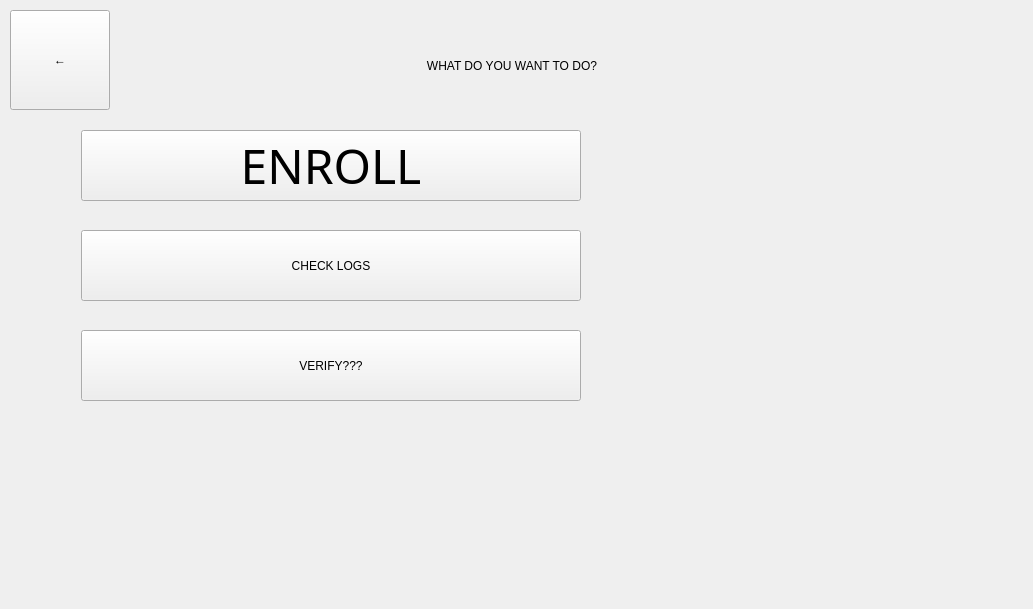
   <widget class="QWidget" name="settings">
    <widget class="QLabel" name="background_set">
     <property name="geometry">
      <rect>
       <x>0</x>
       <y>0</y>
       <width>1024</width>
       <height>600</height>
      </rect>
     </property>
     <property name="text">
      <string/>
     </property>
     <property name="pixmap">
      <pixmap>graphic/emoto2.png</pixmap>
     </property>
    </widget>
    <widget class="QLabel" name="label_set">
     <property name="geometry">
      <rect>
       <x>195</x>
       <y>30</y>
       <width>634</width>
       <height>71</height>
      </rect>
     </property>
     <property name="styleSheet">
      <string notr="true">	border-style: solid;
	border-color: rgb(146, 150, 150);
	border-width: 3px;
	border-radius: 16px;
	color: rgb(146, 150, 150);
	font: 300 36pt &quot;Calibri Light&quot;;
	background-image (&quot;C:\Users\mjszo\Desktop\1\graphic\blang.png&quot;)
   </string>
     </property>
     <property name="text">
      <string>WHAT DO YOU WANT TO DO?</string>
     </property>
     <property name="alignment">
      <set>Qt::AlignCenter</set>
     </property>
    </widget>
    <widget class="QPushButton" name="button_set1">
     <property name="geometry">
      <rect>
       <x>81</x>
       <y>130</y>
       <width>500</width>
       <height>71</height>
      </rect>
     </property>
     <property name="font">
      <font>
       <family>Calibri Light</family>
       <pointsize>36</pointsize>
       <italic>false</italic>
       <bold>false</bold>
      </font>
     </property>
     <property name="styleSheet">
      <string notr="true">	border-style: solid;
	border-width: 3px;
	border-radius: 16px;
	color: rgb(146, 150, 150);
	font: 300 36pt &quot;Calibri Light&quot;;
	background-image (&quot;C:\Users\mjszo\Desktop\1\graphic\blang.png&quot;)</string>
     </property>
     <property name="text">
      <string>ENROLL</string>
     </property>
    </widget>
    <widget class="QPushButton" name="button_set2">
     <property name="geometry">
      <rect>
       <x>81</x>
       <y>230</y>
       <width>500</width>
       <height>71</height>
      </rect>
     </property>
     <property name="styleSheet">
      <string notr="true">	border-style: solid;
	border-width: 3px;
	border-radius: 16px;
	color: rgb(146, 150, 150);
	font: 300 36pt &quot;Calibri Light&quot;;
	background-image (&quot;C:\Users\mjszo\Desktop\1\graphic\blang.png&quot;)</string>
     </property>
     <property name="text">
      <string>CHECK LOGS</string>
     </property>
    </widget>
    <widget class="QPushButton" name="button_set3">
     <property name="geometry">
      <rect>
       <x>81</x>
       <y>330</y>
       <width>500</width>
       <height>71</height>
      </rect>
     </property>
     <property name="styleSheet">
      <string notr="true">	border-style: solid;
	border-width: 3px;
	border-radius: 16px;
	color: rgb(146, 150, 150);
	font: 300 36pt &quot;Calibri Light&quot;;
	background-image (&quot;C:\Users\mjszo\Desktop\1\graphic\blang.png&quot;)</string>
     </property>
     <property name="text">
      <string>VERIFY???</string>
     </property>
    </widget>
    <widget class="QPushButton" name="button_setBack">
     <property name="geometry">
      <rect>
       <x>10</x>
       <y>10</y>
       <width>100</width>
       <height>100</height>
      </rect>
     </property>
     <property name="styleSheet">
      <string notr="true">	border-style: solid;
	border-width: 3px;
	border-radius: 16px;
	border-color: rgb(225,225,225);
	color: rgb(146, 150, 150);
	font: 300 60pt &quot;Calibri Light&quot; ;
	font-weight: bold;
	background-image (&quot;C:\Users\mjszo\Desktop\1\graphic\blang.png&quot;)</string>
     </property>
     <property name="text">
      <string>←</string>
     </property>
    </widget>
   </widget>
